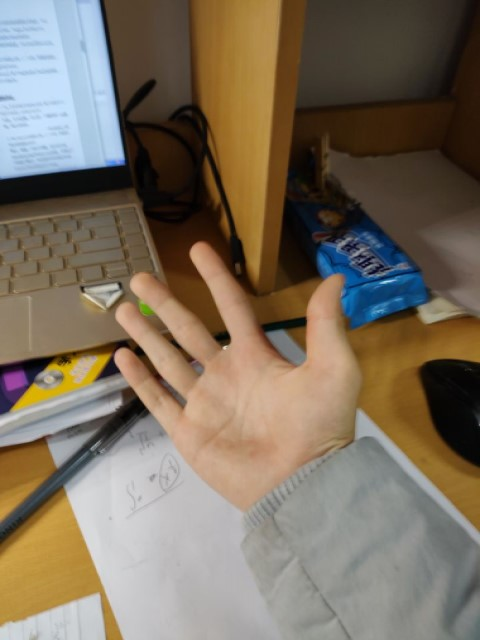
//> input picture scan_test0/pictures/4.jpg, 480 x 640 px
$ ./main   (built with g++ and OpenCV 4)
//> lines starting //> are read from the running program, lines starting //| are printed output that depends on the picture; after the words box and inside, x2 and y2 are one past the last pixel; in counts of white or black regions, pixels touching at a corner belong together
### scan_test0/INC.h
#include<cstdlib>
#include<cstdio>
#include<cstring>
#include<iostream>
#include<iomanip>

#include<map>
#include<queue>
#include<string>

#include<windows.h>
#include<ctime>
#include<algorithm>
#include<sstream>

#include<opencv2/opencv.hpp>
#include "opencv2/imgproc/types_c.h"

### scan_test0/functions.h
#include"INC.h"

using namespace std;
using namespace cv;

//debug_output
void print_bgr_difference(Mat& img);


Mat ellipse_detect(Mat );
Mat YCrCb_Otsu_detect(Mat& );
Mat skinDetect(const Mat&, double, double, double, double);
Mat change_contrast(Mat&);
Mat scale_mat(Mat);   //undone
double get_brightness(Mat&);
double get_constrast(Mat&);

### scan_test0/input_processing.cpp
#include "functions.h"

using namespace std;
using namespace cv;


Mat ellipse_detect(Mat src){
	Mat img = src.clone();
	Mat skinCrCbHist = Mat::zeros(Size(256, 256), CV_8UC1);
	//利用opencv自带的椭圆生成函数先生成一个肤色椭圆模型
	ellipse(skinCrCbHist, Point(113, 155.6), Size(23.4, 15.2), -20.0, 0.0, 360.0, Scalar(255, 255, 255), -1);
	Mat ycrcb_image;
	Mat output_mask = Mat::zeros(img.size(), CV_8UC1);
	cvtColor(img, ycrcb_image, CV_BGR2YCrCb); //首先转换成到YCrCb空间
	for (int i = 0; i < img.cols; i++)   //利用椭圆皮肤模型进行皮肤检测
		for (int j = 0; j < img.rows; j++)
		{
			Vec3b ycrcb = ycrcb_image.at<Vec3b>(j, i);
			if (skinCrCbHist.at<uchar>(ycrcb[1], ycrcb[2]) > 0)   //如果该落在皮肤模型椭圆区域内，该点就是皮肤像素点
				output_mask.at<uchar>(j, i) = 255;
		}

	Mat detect;
	img.copyTo(detect, output_mask);  //返回肤色图
	return detect;
}

Mat YCrCb_Otsu_detect(Mat& src){
	Mat ycrcb_image;
	cvtColor(src, ycrcb_image, CV_BGR2YCrCb); //首先转换成到YCrCb空间
	Mat detect;
	vector<Mat> channels;
	split(ycrcb_image, channels);
	Mat output_mask = channels[1];
	threshold(output_mask, output_mask, 0, 255, CV_THRESH_BINARY | CV_THRESH_OTSU);
	src.copyTo(detect, output_mask);
	return detect;
}

Mat skinDetect(const cv::Mat& image, double minHue, double maxHue, double minSat, double maxSat){
	//创建HSV图像
	cv::Mat hsv;
	cv::cvtColor(image, hsv, cv::COLOR_BGR2HSV);
	std::vector<cv::Mat> channels;
	cv::split(hsv, channels);
	//创建大于最小色调的掩码
	cv::Mat mask1;
	cv::threshold(channels[0], mask1, minHue, 255, cv::THRESH_BINARY);
	//创建小于最大色调的掩码
	cv::Mat mask2;
	cv::threshold(channels[0], mask2, maxHue, 255, cv::THRESH_BINARY_INV);

	//创建色调掩码
	cv::Mat hueMask;
	//如果输入的最小色的小于最大色调，取交
	if (minHue < maxHue)
	{
		hueMask = mask1 & mask2;
	}
	//如果输入的最小色的大于最大色调，即横跨了0度中轴线
	else
	{
		hueMask = mask1 | mask2;
	}

	//创建饱和度掩码
	cv::Mat satMask;
	//由于饱和度没有中轴线，直接调用cv::inRange函数创建二值图即可
	cv::inRange(channels[1], minSat, maxSat, satMask);
	return hueMask & satMask;
}

Mat change_contrast(Mat &src1) {
	int height = src1.rows;//求出src1的高
	int width = src1.cols;//求出src1的宽
	Mat dst = Mat::zeros(src1.size(), src1.type());  //这句很重要，创建一个与原图一样大小的空白图片
	float alpha =1.1;//调整对比度为1.1
	float beta = 40;//调整亮度加

	for (int row = 0; row < height; row++){
		for (int col = 0; col < width; col++){
			if (src1.channels() == 3){
				//判断是否为3通道图片
				//将遍历得到的原图像素值，返回给变量b,g,r
				float b = src1.at<Vec3b>(row, col)[0];//blue
				float g = src1.at<Vec3b>(row, col)[1];//green
				float r = src1.at<Vec3b>(row, col)[2];//red
				//开始操作像素，对变量b,g,r做改变后再返回到新的图片。
				dst.at<Vec3b>(row, col)[0] = saturate_cast<uchar>(b * alpha + beta);
				dst.at<Vec3b>(row, col)[1] = saturate_cast<uchar>(g * alpha + beta);
				dst.at<Vec3b>(row, col)[2] = saturate_cast<uchar>(r * alpha + beta);
			}
		}
	}
	return dst;
}

double get_brightness(Mat& img) {
	//0.2126 * R + 0.7152 * G + 0.0722 * B
	double ans = 0;
	int height = img.rows;
	int width = img.cols;
	for (int i = 0; i < height; i++)
		for (int j = 0; j < width; j++)
			ans += (img.at<Vec3b>(i, j)[0]) * 0.0722 + (img.at<Vec3b>(i, j)[1]) * 0.7152 + (img.at<Vec3b>(i, j)[2]) * 0.2126;
	ans = ans / (double)(height * width);
	return ans;
}

// [4 lines left out: function get_contrast, not called in this run]

Mat scale_mat(Mat img) {
	cv::Size dsize = cv::Size(256, 256);
	cv::Mat dst = cv::Mat(dsize, CV_8UC3);
	resize(img, dst,dsize);
	return dst;
}

### scan_test0/main.cpp
#include "functions.h"
//#include "INC.h"
using namespace std;
using namespace cv;


int main(int argc, char** argv) {

	Mat image = imread("./pictures/4.jpg");
//> image is the input picture: 640 rows x 480 cols, CV_8UC3; mean B, G, R 94.4, 111.1, 124
	Mat mask, img_1, img_ellipse, img_Otsu, img_processed, result,image_1;
	//设置的色调范围为160~15之间(320~30)，饱和度范围在25~180之间(0.1~0.65)
	mask = skinDetect(image, 160, 15, 55, 166);
//> in skinDetect, `cv::cvtColor(image, hsv, cv::COLOR_BGR2HSV);`: hsv: 640 rows x 480 cols, CV_8UC3; mean H, S, V 43.6, 97.4, 130.6
//> in skinDetect, `cv::threshold(channels[0], mask1, minHue, 255, cv::THRESH_BINARY);`:
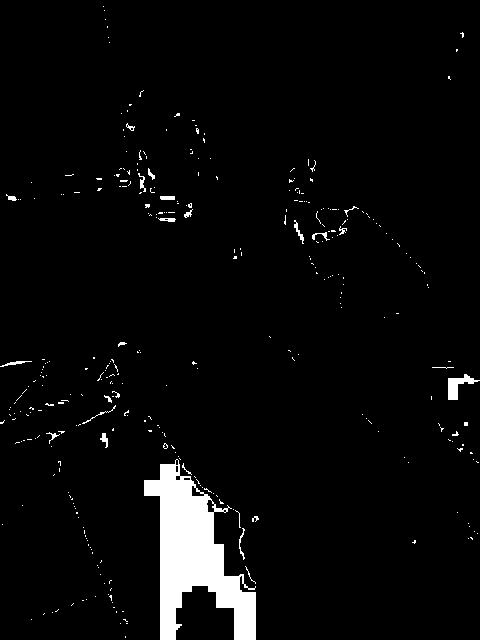
//> mask1: 640 rows x 480 cols, CV_8UC1; 3.8% white; 335 white regions (309 under 20 px), largest, box (x1, y1, x2, y2) and area: (144, 459, 256, 640) 9248, (448, 374, 480, 400) 337, (294, 220, 304, 244) 70
//> in skinDetect, `cv::threshold(channels[0], mask2, maxHue, 255, cv::THRESH_BINARY_INV);`: mask2: 640 rows x 480 cols, CV_8UC1; 31.9% white; 480 white regions (401 under 20 px), largest, box (x1, y1, x2, y2) and area: (86, 0, 480, 524) 88183, (415, 367, 480, 432) 1312, (184, 608, 224, 640) 1128
//> in skinDetect, `hueMask = mask1 | mask2;`: hueMask: 640 rows x 480 cols, CV_8UC1; 35.7% white; 378 white regions (307 under 20 px), largest, box (x1, y1, x2, y2) and area: (78, 0, 480, 640) 100792, (415, 367, 480, 447) 1804, (300, 32, 342, 66) 706
//> in skinDetect, `cv::inRange(channels[1], minSat, maxSat, satMask);`: satMask: 640 rows x 480 cols, CV_8UC1; 45.2% white; 177 white regions (139 under 20 px), largest, box (x1, y1, x2, y2) and area: (0, 0, 480, 532) 109512, (295, 0, 480, 112) 16822, (237, 0, 282, 273) 4582
//> mask: 640 rows x 480 cols, CV_8UC1; 20.1% white; 362 white regions (304 under 20 px), largest, box (x1, y1, x2, y2) and area: (106, 242, 350, 511) 33971, (316, 144, 480, 312) 10480, (103, 0, 196, 175) 7141
	Mat detected(image.size(), CV_8UC3, cv::Scalar(0, 0, 0));
	//通过copyTo加掩码的方法将原图拷贝到检测图中
	image.copyTo(detected, mask);
	img_1 = change_contrast(image);
//> after the loop in change_contrast, `for (int row = 0; row < height; row++)`:
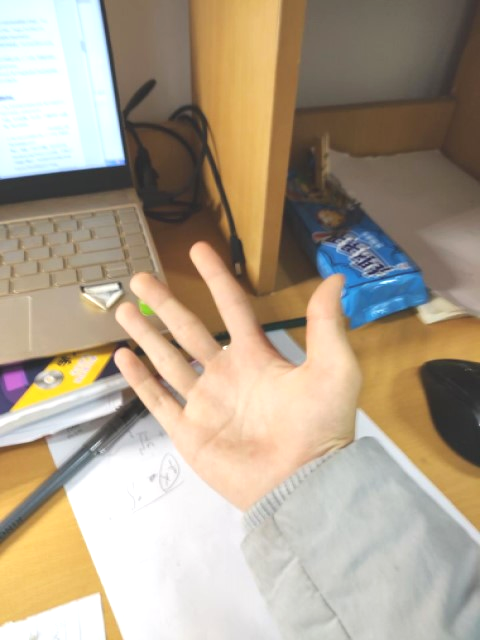
//> dst: 640 rows x 480 cols, CV_8UC3; mean B, G, R 140.6, 160.9, 175.3
	if (image.empty()) {
		printf("could not load image...\n");
		return -1;
	}

// [5 lines of commented-out code are left out]

	image = scale_mat(image);
//> in scale_mat, `resize(img, dst,dsize);`:
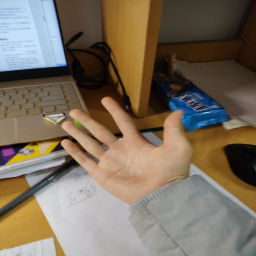
//> dst: 256 rows x 256 cols, CV_8UC3; mean B, G, R 94.4, 111.1, 123.9
	img_ellipse = ellipse_detect(image);
//> in ellipse_detect, `ellipse(skinCrCbHist, Point(113, 155.6), Size(23.4, 15.2), -20.0, 0.0,..`: skinCrCbHist: 256 rows x 256 cols, CV_8UC1; 1.7% white; 1 white region, box (x1, y1, x2, y2) and area: (91, 139, 136, 172) 1143
//> in ellipse_detect, `cvtColor(img, ycrcb_image, CV_BGR2YCrCb);`: ycrcb_image: 256 rows x 256 cols, CV_8UC3; mean of channels 0, 1, 2 113, 135.8, 117.5
//> after the loop in ellipse_detect, `for (int i = 0; i < img.cols; i++)`:
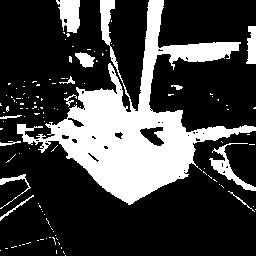
//> output_mask: 256 rows x 256 cols, CV_8UC1; 25.5% white; 119 white regions (106 under 20 px), largest, box (x1, y1, x2, y2) and area: (17, 0, 256, 205) 14225, (56, 0, 80, 33) 573, (209, 143, 256, 191) 534
	img_Otsu = YCrCb_Otsu_detect(image);
//> in YCrCb_Otsu_detect, `threshold(output_mask, output_mask, 0, 255, CV_THRESH_BINARY | CV_THRE..`: output_mask: 256 rows x 256 cols, CV_8UC1; 38.2% white; 51 white regions (41 under 20 px), largest, box (x1, y1, x2, y2) and area: (0, 0, 256, 213) 20710, (0, 195, 66, 256) 2041, (0, 174, 31, 209) 644
	//img_processed = img_ellipse & img_Otsu & detected;

	//medianBlur(img_processed, result, 3);

	imshow("original", image);
	imshow("example1", img_ellipse);
	//imshow("example2_Otsu", img_Otsu);
	//imshow("detected", detected);


	Mat img_ellipse_1 = ellipse_detect(img_1);
//> in ellipse_detect (call 2), `cvtColor(img, ycrcb_image, CV_BGR2YCrCb);`: ycrcb_image: 640 rows x 480 cols, CV_8UC3; mean of channels 0, 1, 2 162.9, 136.9, 115.4
//> after the loop in ellipse_detect (call 2), `for (int i = 0; i < img.cols; i++)`:
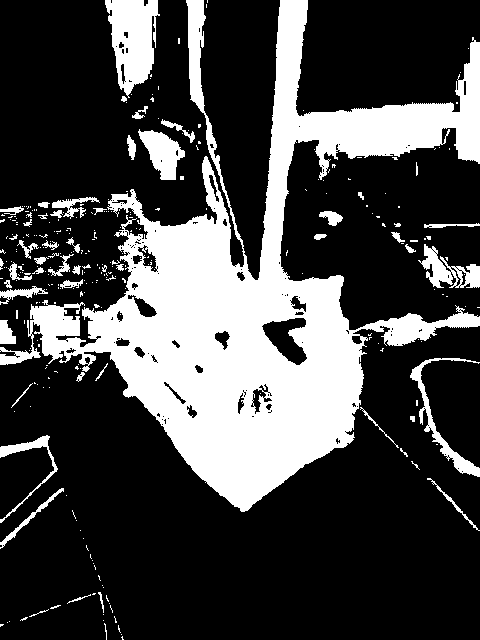
//> output_mask: 640 rows x 480 cols, CV_8UC1; 27.2% white; 296 white regions (242 under 20 px), largest, box (x1, y1, x2, y2) and area: (0, 0, 480, 512) 70818, (105, 0, 160, 98) 3399, (138, 129, 185, 180) 1290
	img_Otsu = YCrCb_Otsu_detect(img_1);
//> in YCrCb_Otsu_detect (call 2), `split(ycrcb_image, channels);`:
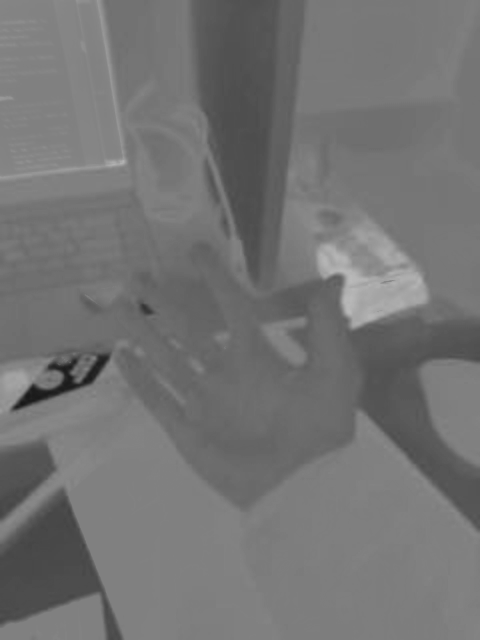
//> channels[2]: 640 rows x 480 cols, CV_8UC1; min 24, max 186, mean 115.4
//> in YCrCb_Otsu_detect (call 2), `threshold(output_mask, output_mask, 0, 255, CV_THRESH_BINARY | CV_THRE..`: output_mask: 640 rows x 480 cols, CV_8UC1; 34.3% white; 58 white regions (33 under 20 px), largest, box (x1, y1, x2, y2) and area: (2, 0, 480, 531) 90425, (0, 488, 124, 640) 9429, (0, 436, 57, 522) 2970
//> in YCrCb_Otsu_detect (call 2), `src.copyTo(detect, output_mask);`:
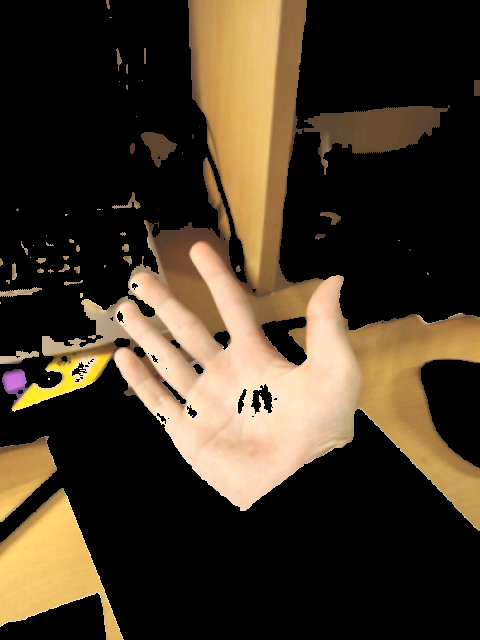
//> detect: 640 rows x 480 cols, CV_8UC3; mean B, G, R 38.3, 55.5, 68.9
//	img_processed = img_ellipse & img_Otsu & detected;

	cout << get_brightness(image) << endl<<get_brightness(img_1);
//> the loop in get_brightness, `for (int i = 0; i < height; i++)` made 256 passes
//> ans on passes 1 to 3: 24371.6, 48978.8, 73781.5
//> after the loop in get_brightness, `for (int i = 0; i < height; i++)`: ans = 7379053.5
//> in get_brightness, `ans = ans / (double)(height * width);`: ans = 112.6
//> the loop in get_brightness (call 2), `for (int i = 0; i < height; i++)` made 640 passes
//> ans on passes 1 to 3: 68689.8, 137517.8, 206525.9
//| 112.595
//| 162.47

	// [8 lines of commented-out code are left out]


	waitKey(0);
	return 0;

}

$ run again, with scan_test0/pictures/3.jpg copied over scan_test0/pictures/4.jpg
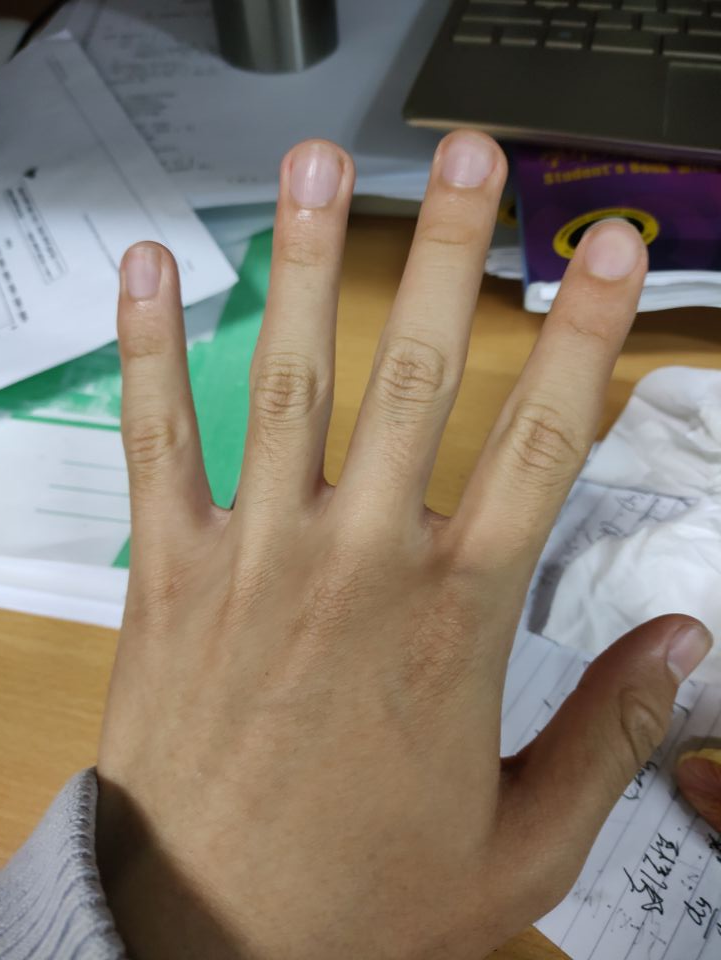
//> input picture scan_test0/pictures/3.jpg, 721 x 960 px
//> image is the input picture: 960 rows x 721 cols, CV_8UC3; mean B, G, R 107.9, 120.9, 131.1
//> hsv: 960 rows x 721 cols, CV_8UC3; mean H, S, V 51.6, 77.8, 139.8
//> in skinDetect, `cv::threshold(channels[0], mask1, minHue, 255, cv::THRESH_BINARY);`:
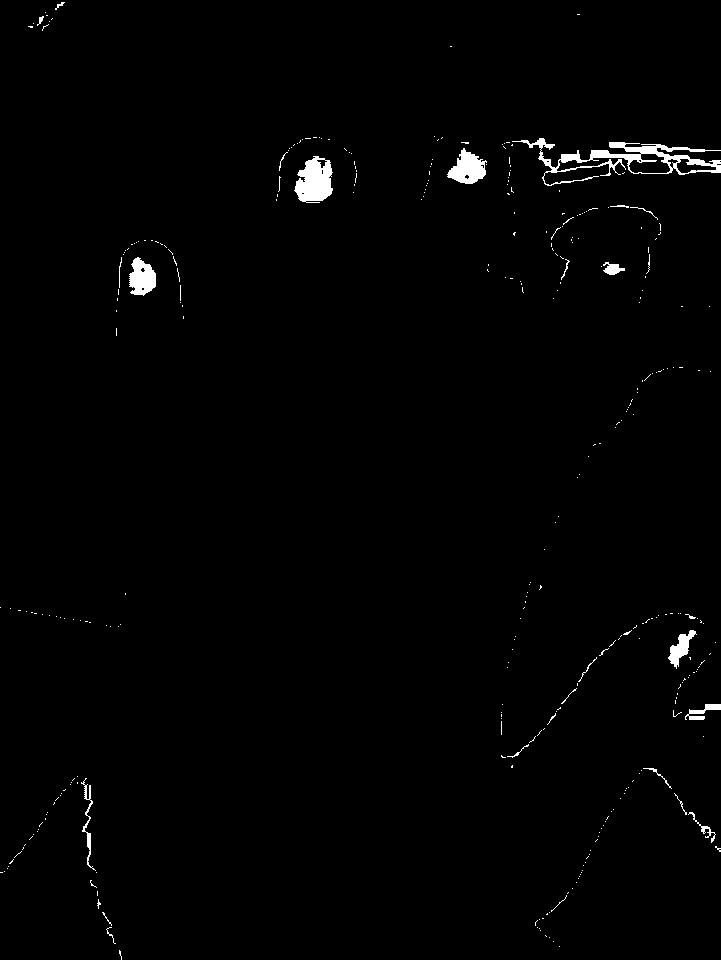
//> mask1: 960 rows x 721 cols, CV_8UC1; 1.1% white; 347 white regions (321 under 20 px), largest, box (x1, y1, x2, y2) and area: (512, 138, 721, 186) 2271, (294, 156, 333, 203) 1278, (447, 148, 487, 184) 843
//> mask2: 960 rows x 721 cols, CV_8UC1; 27.4% white; 451 white regions (359 under 20 px), largest, box (x1, y1, x2, y2) and area: (151, 444, 721, 960) 103402, (258, 127, 524, 545) 25535, (116, 240, 261, 705) 24209
//> hueMask: 960 rows x 721 cols, CV_8UC1; 28.5% white; 420 white regions (331 under 20 px), largest, box (x1, y1, x2, y2) and area: (151, 444, 721, 960) 104706, (258, 127, 524, 545) 27849, (116, 240, 261, 705) 25086
//> satMask: 960 rows x 721 cols, CV_8UC1; 60% white; 321 black regions (235 under 20 px), largest, box (x1, y1, x2, y2) and area: (0, 0, 653, 629) 148005, (499, 366, 721, 960) 75477, (0, 769, 125, 960) 15574
//> mask: 960 rows x 721 cols, CV_8UC1; 25.3% white; 419 white regions (336 under 20 px), largest, box (x1, y1, x2, y2) and area: (151, 444, 711, 960) 95517, (118, 242, 261, 705) 22992, (258, 140, 359, 545) 12123
//> skinCrCbHist: 256 rows x 256 cols, CV_8UC1; 1.7% white; 1 white region, box (x1, y1, x2, y2) and area: (91, 139, 136, 172) 1143
//> ycrcb_image: 256 rows x 256 cols, CV_8UC3; mean of channels 0, 1, 2 122.4, 134.2, 119.8
//> ycrcb_image: 960 rows x 721 cols, CV_8UC3; mean of channels 0, 1, 2 173.4, 135.3, 118.2
//> in YCrCb_Otsu_detect (call 2), `src.copyTo(detect, output_mask);`:
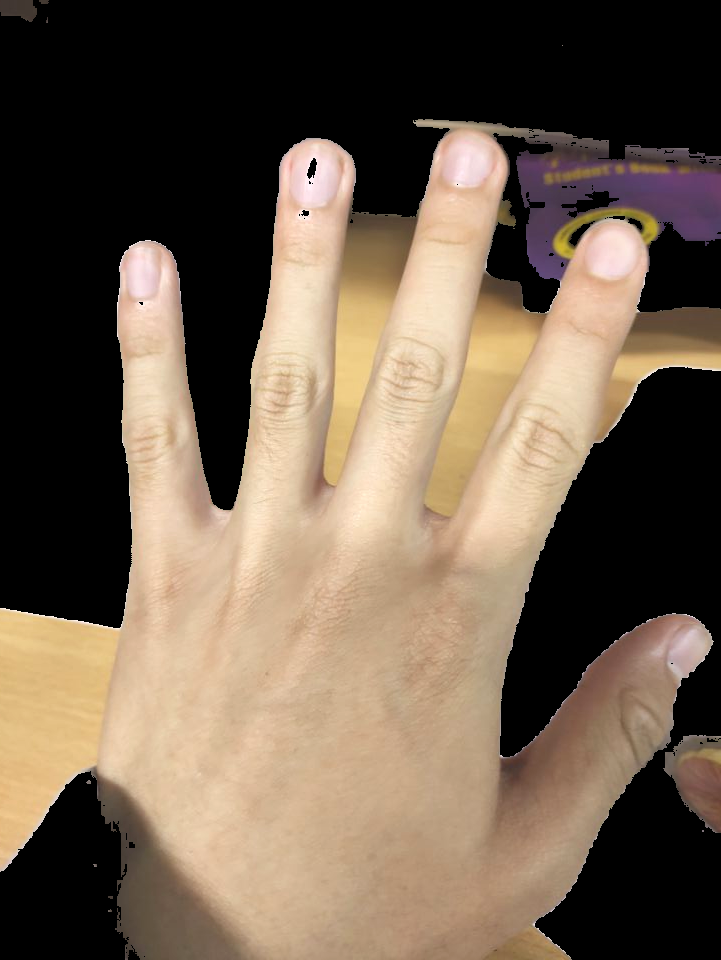
//> detect: 960 rows x 721 cols, CV_8UC3; mean B, G, R 77.4, 94.2, 110.8
//> the loop in get_brightness, `for (int i = 0; i < height; i++)` made 256 passes
//> ans on passes 1 to 3: 12246.3, 24912.1, 37522.8
//> after the loop in get_brightness, `for (int i = 0; i < height; i++)`: ans = 7998177
//> in get_brightness, `ans = ans / (double)(height * width);`: ans = 122
//> the loop in get_brightness (call 2), `for (int i = 0; i < height; i++)` made 960 passes
//> ans on passes 1 to 3: 66097.6, 132706.8, 199899
//| 122.042
//| 172.991
